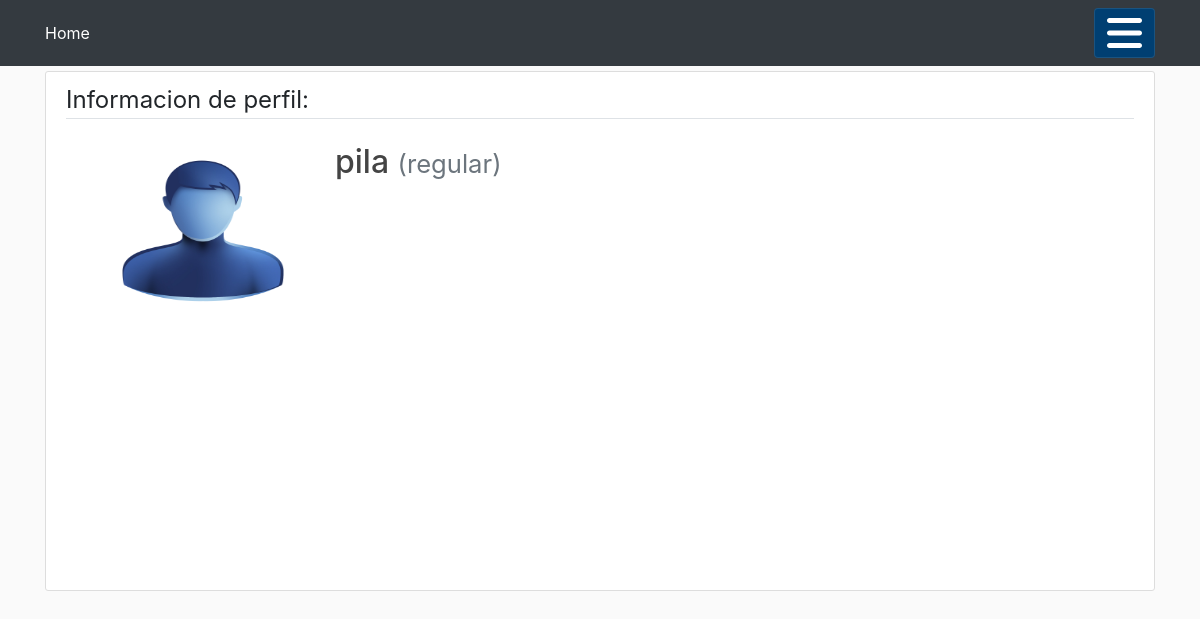
The app's page /perfil/pila with its own data.
### usuarios/models.py (models this page shows, shortened)
class UsuarioCustom(AbstractUser):
    def image_upload_to(self, instance=None):
        if instance:
            return os.path.join('GrupoArticulo', slugify(self.username), instance)
        return None
    STATUS = (
        ('regular', 'regular'),
        ('suscriptor','suscriptor'),
        ('moderador','moderador')
    )
    correo = models.EmailField(unique=True)
    estado = models.CharField(max_length=100, choices=STATUS, default='regular')
    descripcion = models.TextField('Descripción', max_length=600, default='', blank=True, null=True)
    image = models.ImageField(default='default/usuario.jpg', upload_to=image_upload_to, max_length=255)

### usuarios/views.py (the view, shortened to what this page needs)
# urls.py: path('perfil/<username>', views.perfil, name ='perfil'),
def perfil(request, username):
    user = get_user_model().objects.filter(username=username).first()
    if user:
        form = UserUpdateForm(instance=user)
        form.fields['descripcion'].widget.attrs = {'rows': 1}
        return render(request, 'usuarios/perfil.html', context={'form': form})
    return redirect("homepage")

### usuarios/templates/usuarios/perfil.html (shortened to what this page needs)
{% extends "main/header.html" %}
{% load crispy_forms_tags %}
{% block content %}
<div class="content-section col-lg-12 col-md-12 col-sm-12 tutorial-style" style="min-height:65vh;">
    <legend class="border-bottom mb-4">Informacion de perfil:</legend>
    <form method="POST" enctype="multipart/form-data">
        <div class="media">
            <img class="rounded-circle account-img profile-image" style="height:176px;width:264px;margin:0px 0px 5px 5px" src="{{ form.instance.image.url }}">
            <div class="media-body">
                <h2 class="account-heading">{{ form.instance.username }}
                    <small class="text-muted">({{ form.instance.estado }})</small>
                </h2>
            </div>
        </div>
    </form>
</div>
{% endblock content %}

### principal/static/main/main.css (style rules this page uses)
:root { --footercolor: #003F72; --navbarcolor: #003F72; --btncolor: #003F72; --socialcolor: #003F72; --brightText: #ffffff; }
body { background: #fafafa; }
h1, h2, h3, h4, h5, h6 { color: #444444; }
.content-section { background: #ffffff; padding: 10px 20px; border: 1px solid #dddddd; border-radius: 3px; margin-bottom: 20px; }
.profile-image { width: 125px; height: 125px; padding: 5px }

### records on screen
UsuarioCustom: instance.image (picture), instance.username "pila", instance.estado "regular"
